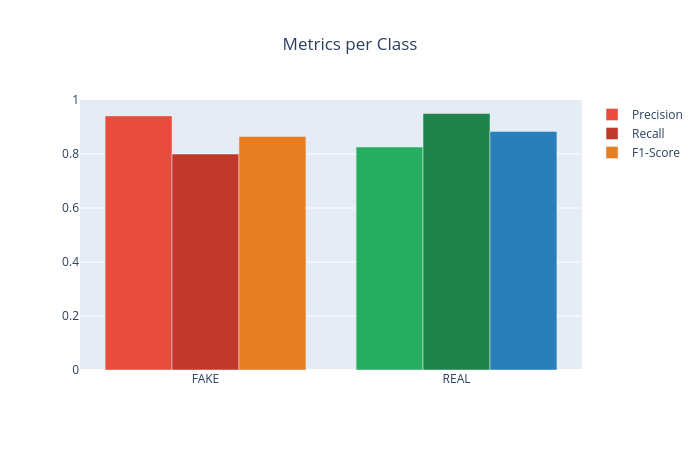
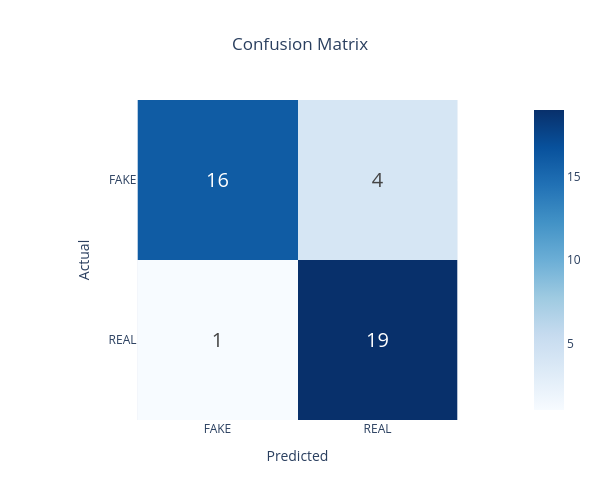

Here is the notebook cell these charts were saved with, in order:
### Code cell
# Cell 10: Evaluasi, Metrics & Confusion Matrix
import torch
import numpy as np
from torch.utils.data import DataLoader

# Evaluasi manual tanpa trainer.evaluate()
model.eval()
all_preds = []

dataloader = DataLoader(test_dataset, batch_size=4)

with torch.no_grad():
    for batch in dataloader:
        input_ids      = batch['input_ids']
        attention_mask = batch['attention_mask']
        outputs = model(input_ids=input_ids, attention_mask=attention_mask)
        preds   = torch.argmax(outputs.logits, dim=-1)
        all_preds.extend(preds.numpy())

y_pred   = np.array(all_preds)
accuracy = accuracy_score(y_test, y_pred)
report   = classification_report(y_test, y_pred, target_names=['FAKE','REAL'], output_dict=True)
cm       = confusion_matrix(y_test, y_pred)
tn, fp, fn, tp = cm.ravel()

print(f"✅ Accuracy: {accuracy:.4f} ({accuracy*100:.1f}%)")
print(classification_report(y_test, y_pred, target_names=['FAKE','REAL']))

# Visualisasi Metrics
fig_metrics = go.Figure(data=[
    go.Bar(name='Precision', x=['FAKE','REAL'],
           y=[report['FAKE']['precision'], report['REAL']['precision']],
           marker_color=['#E74C3C','#27AE60']),
    go.Bar(name='Recall', x=['FAKE','REAL'],
           y=[report['FAKE']['recall'], report['REAL']['recall']],
           marker_color=['#C0392B','#1E8449']),
    go.Bar(name='F1-Score', x=['FAKE','REAL'],
           y=[report['FAKE']['f1-score'], report['REAL']['f1-score']],
           marker_color=['#E67E22','#2980B9'])
])
fig_metrics.update_layout(barmode='group', title='Metrics per Class',
                           width=700, height=450, title_x=0.5)
fig_metrics.show()

# Confusion Matrix
fig_cm = px.imshow(cm, text_auto=True, x=['FAKE','REAL'], y=['FAKE','REAL'],
                   title="Confusion Matrix",
                   labels=dict(x="Predicted", y="Actual"),
                   color_continuous_scale='Blues')
fig_cm.update_traces(textfont_size=20)
fig_cm.update_layout(width=600, height=500, title_x=0.5)
fig_cm.show()

print(f"TN:{tn} FP:{fp} FN:{fn} TP:{tp}")
print(f"Sensitivity: {tp/(tp+fn):.4f} | Specificity: {tn/(tn+fp):.4f}")

# Save
fig_metrics.write_html('flask_components/visualizations/metrics_per_class.html')
fig_cm.write_html('flask_components/visualizations/confusion_matrix.html')

eval_data = {
    'accuracy':       float(accuracy),
    'fake_precision': float(report['FAKE']['precision']),
    'fake_recall':    float(report['FAKE']['recall']),
    'fake_f1':        float(report['FAKE']['f1-score']),
    'real_precision': float(report['REAL']['precision']),
    'real_recall':    float(report['REAL']['recall']),
    'real_f1':        float(report['REAL']['f1-score']),
    'macro_f1':       float(report['macro avg']['f1-score']),
    'weighted_f1':    float(report['weighted avg']['f1-score']),
    'confusion_matrix': {
        'tn': int(tn), 'fp': int(fp), 'fn': int(fn), 'tp': int(tp),
        'sensitivity': float(tp/(tp+fn)),
        'specificity': float(tn/(tn+fp))
    }
}
with open('flask_components/results/evaluation_results.json', 'w') as f:
    json.dump(eval_data, f, indent=2)

print("💾 evaluation_results.json, metrics & confusion matrix disimpan")

### Figure 1 — Plotly figure (JSON) as saved in the notebook; plotly's stock layout.template omitted (floating-point values rounded to 4 significant figures)
{"data": [{"marker": {"color": ["#E74C3C", "#27AE60"]}, "name": "Precision", "type": "bar", "x": ["FAKE", "REAL"], "y": [0.9412, 0.8261]}, {"marker": {"color": ["#C0392B", "#1E8449"]}, "name": "Recall", "type": "bar", "x": ["FAKE", "REAL"], "y": [0.8, 0.95]}, {"marker": {"color": ["#E67E22", "#2980B9"]}, "name": "F1-Score", "type": "bar", "x": ["FAKE", "REAL"], "y": [0.8649, 0.8837]}], "layout": {"barmode": "group", "height": 450, "title": {"text": "Metrics per Class", "x": 0.5}, "width": 700}}

### Figure 2 — Plotly figure (JSON) as saved in the notebook; plotly's stock layout.template omitted (floating-point values rounded to 4 significant figures)
{"data": [{"coloraxis": "coloraxis", "hovertemplate": "Predicted: %{x}<br>Actual: %{y}<br>color: %{z}<extra></extra>", "name": "0", "textfont": {"size": 20}, "texttemplate": "%{z}", "type": "heatmap", "x": ["FAKE", "REAL"], "xaxis": "x", "y": ["FAKE", "REAL"], "yaxis": "y", "z": [[16, 4], [1, 19]]}], "layout": {"coloraxis": {"colorscale": [[0, "rgb(247,251,255)"], [0.125, "rgb(222,235,247)"], [0.25, "rgb(198,219,239)"], [0.375, "rgb(158,202,225)"], [0.5, "rgb(107,174,214)"], [0.625, "rgb(66,146,198)"], [0.75, "rgb(33,113,181)"], [0.875, "rgb(8,81,156)"], [1, "rgb(8,48,107)"]]}, "height": 500, "title": {"text": "Confusion Matrix", "x": 0.5}, "width": 600, "xaxis": {"anchor": "y", "constrain": "domain", "domain": [0, 1], "scaleanchor": "y", "title": {"text": "Predicted"}}, "yaxis": {"anchor": "x", "autorange": "reversed", "constrain": "domain", "domain": [0, 1], "title": {"text": "Actual"}}}}
